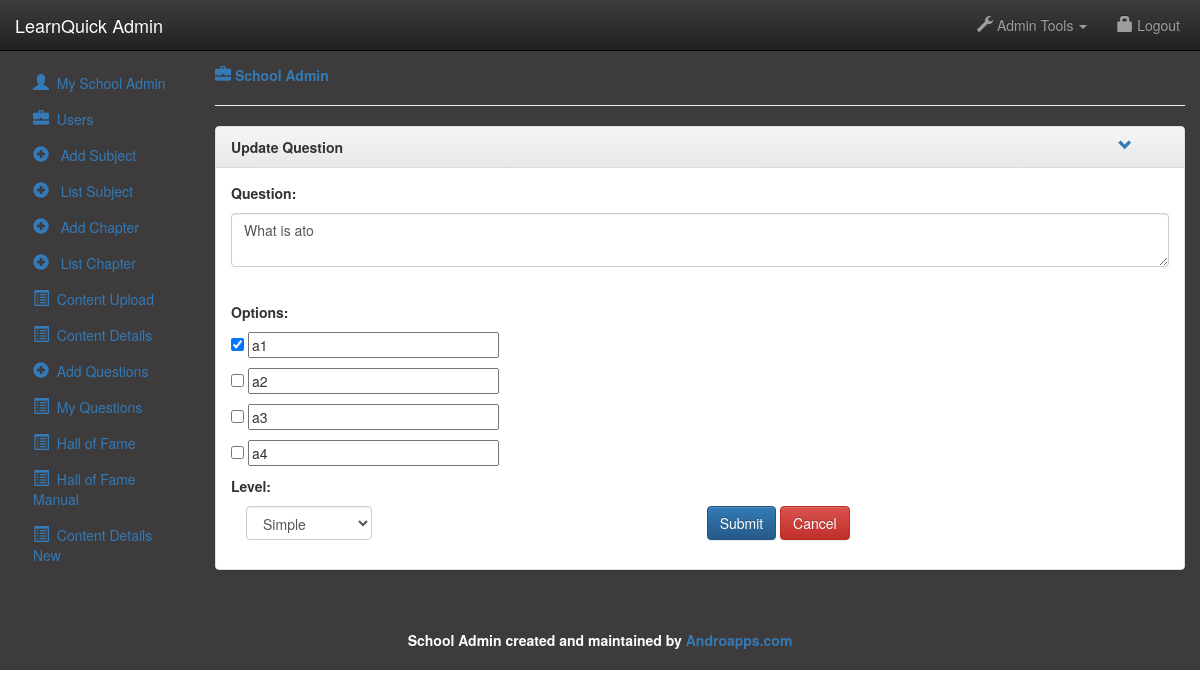
The app's page /updateQuestion.php?id=6 (signed in) with its own data.
### tables this page shows
CREATE TABLE IF NOT EXISTS `questions` (
  `q_id` int(10) NOT NULL AUTO_INCREMENT,
  `chap_id` int(10) NOT NULL,
  `question` varchar(500) NOT NULL,
  `a` varchar(100) NOT NULL,
  `b` varchar(100) NOT NULL,
  `c` varchar(100) NOT NULL,
  `d` varchar(100) NOT NULL,
  `ans` varchar(100) NOT NULL,
  `level` varchar(20) NOT NULL,
  `time_stamp` varchar(20) NOT NULL,
  PRIMARY KEY (`q_id`)
);

### classes/admin.php (called while the page is built, shortened)
<?php
require_once 'config.php';
class Admin
{
	public function getQuestionById($id=null)
	{
		global $link;
		$sql ="SELECT * FROM `questions` where `q_id`=$id";
		$result = mysql_query($sql,$link);
		if( ($result) && (mysql_num_rows($result) > 0) )
		{
			$row = mysql_fetch_array($result);
		}
		return $row;
	}
}
?>

### updateQuestion.php (the view, shortened to what this page needs)
<?php
include_once('classes/config.php');
include_once('classes/admin.php');
$obj= new Admin();
	$qid=$_GET['id'];
	$getQuestion=$obj->getQuestionById($qid);
	?>
	<!DOCTYPE <!DOCTYPE html>
	<html>
	<head>
		<link rel="stylesheet" href="https://maxcdn.bootstrapcdn.com/bootstrap/3.3.4/css/bootstrap.min.css">
		<link href="//maxcdn.bootstrapcdn.com/font-awesome/4.2.0/css/font-awesome.min.css" rel="stylesheet">
		<link rel="stylesheet" href="https://maxcdn.bootstrapcdn.com/bootstrap/3.3.4/css/bootstrap-theme.min.css">
		<link rel="stylesheet" href="css/style1.css" type="text/css">
		<link rel="stylesheet" href="http://cdnjs.cloudflare.com/ajax/libs/jasny-bootstrap/3.1.3/css/jasny-bootstrap.min.css">
	</head>
	<body>
		<div class="cotainer" style="width:100%;margin:0px;">
			<?php  include_once('includes/header.php'); ?>
		</div>
		<div class="container-fluid" style="margin-top:0px;background-color:#3E3B3C;" >
			<div class="row" style="margin-top: 65px;">
				<div class="col-md-2">
					<?php  include_once('includes/side_nav.php'); ?>
				</div>
				<div class="col-md-10">
				<a href="#"><strong><i class="glyphicon glyphicon-briefcase"></i> School Admin </strong></a>
				<hr>
				<div class="row">
					<div class="col-md-12">
						<div class="panel panel-default panel-condensed" id="userPanel">
							<div class="panel-heading">
								<div class="row">
									<div class="col-md-11">
										<strong>Update Question</strong>
									</div>
									<div class="col-md-1">
										<a data-toggle="collapse" data-parent="userPanel" href="#userBody">
											<span class="glyphicon glyphicon-chevron-down"></span>
										</a>
									</div>
								</div>
							</div>
							<div id="userBody" class="panel-collaps collapse in">
								<div class="panel-body">
									<form method="post" action="#" name="frmquiz" id="frmquiz" enctype="multipart/form-data">
										<div class="form-group">
											<p><strong>Question:</strong></p>
											<textarea class="form-control" rows="2" id="comment" name="que"><?php if(isset($getQuestion) && !empty($getQuestion)){ print $getQuestion['question']; }else{}?></textarea>
										</div>
									<strong>Options:</strong><p></p>
									<div>
										<div>
											<?php if(isset($getQuestion) && !empty($getQuestion) && $getQuestion['a']==$getQuestion['ans']){?>
											<input type="checkbox" name="ans1" class="ans1" checked="checked" value="<?php if(isset($getQuestion) && !empty($getQuestion)){ print $getQuestion['a']; }else{}?>"/><?php }else {?><input type="checkbox" name="ans1" class="ans1" value="<?php if(isset($getQuestion) && !empty($getQuestion)){ print $getQuestion['a']; }else{}?>"/><?php }?>
											<input type="text" name="opt1" id="opt1" size="30" value="<?php if(isset($getQuestion) && !empty($getQuestion)){ print $getQuestion['a']; }else{}?>"></br> <p></p>
											<?php if(isset($getQuestion) && !empty($getQuestion) && $getQuestion['b']==$getQuestion['ans']){?>
											<input type="checkbox" name="ans2" class="ans2" checked="checked" value="<?php if(isset($getQuestion) && !empty($getQuestion)){ print $getQuestion['b']; }else{}?>"/><?php }else {?><input type="checkbox" name="ans2" class="ans2" value="<?php if(isset($getQuestion) && !empty($getQuestion)){ print $getQuestion['b']; }else{}?>"/><?php }?>
											<input type="text" name="opt2" id="opt2" size="30" value="<?php if(isset($getQuestion) && !empty($getQuestion)){ print $getQuestion['b']; }else{}?>"></br> <p></p>
											<?php if(isset($getQuestion) && !empty($getQuestion) && $getQuestion['c']==$getQuestion['ans']){?>
											<input type="checkbox" name="ans3" class="ans3" checked="checked" value="<?php if(isset($getQuestion) && !empty($getQuestion)){ print $getQuestion['c']; }else{}?>"/><?php }else {?><input type="checkbox" name="ans3" class="ans3" value="<?php if(isset($getQuestion) && !empty($getQuestion)){ print $getQuestion['c']; }else{}?>"/><?php }?>
											<input type="text" name="opt3" id="opt3" size="30" value="<?php if(isset($getQuestion) && !empty($getQuestion)){ print $getQuestion['c']; }else{}?>"></br> <p></p>
											<?php if(isset($getQuestion) && !empty($getQuestion) && $getQuestion['d']==$getQuestion['ans']){?>
											<input type="checkbox" name="ans4" class="ans4" checked="checked" value="<?php if(isset($getQuestion) && !empty($getQuestion)){ print $getQuestion['d']; }else{}?>"/><?php }else {?><input type="checkbox" name="ans4" class="ans4" value="<?php if(isset($getQuestion) && !empty($getQuestion)){ print $getQuestion['d']; }else{}?>"/><?php }?>
											<input type="text" name="opt4" id="opt4" size="30" value="<?php if(isset($getQuestion) && !empty($getQuestion)){ print $getQuestion['d']; }else{}?>"></br> <p></p>
										</div>
									</div>
									<strong>Level:</strong><p></p>
									<div class="col-md-2">
										<select class="form-control" name="category" id="category">
											<?php if(isset($getQuestion) && !empty($getQuestion) && $getQuestion['level']=='S'){?>
											<option value="S" Selected="selected">Simple</option><?php }else{?><option value="S">Simple</option><?php }?>
										</select>
									</div>
									<div class="text-center">
										<input type="submit" class="btn btn-primary" name="submit" id="submit">
										<button type="button" class="btn btn-danger" onClick="document.location.href='/learnQuick_admin/my_questions.php';">Cancel</button>
									</div>
								</form>
							</div>
						</div>
					</div>
				</div>
			</div>
		</div>
	</div>
	<?php include_once('includes/footer.php');  ?>
</div>
</body>
</html>

### css/style1.css (style rules this page uses)
i { font-size:16px; }

### records on screen
questions: que "What is ato", opt1 "a1", opt2 "a2", opt3 "a3", opt4 "a4", category "Simple"
